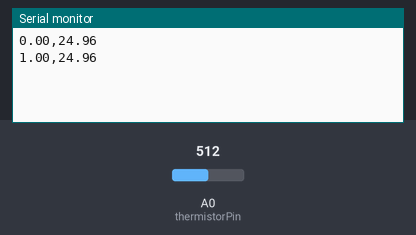
Recording of a sketch running on a simulated Arduino Uno, built with avr-gcc and run on an emulated ATmega328P. Shown: the last lines printed to the serial monitor. The test bench sets the inputs (shaded band); at power-on: A0 (thermistorPin) = 512.

Above: at 1.8 s.
1.9 s: A0 (thermistorPin) set to 716
At 2.8 s:
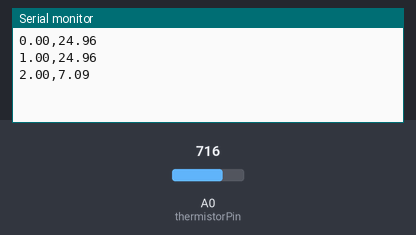
3.4 s: A0 (thermistorPin) set to 900
At 4.8 s:
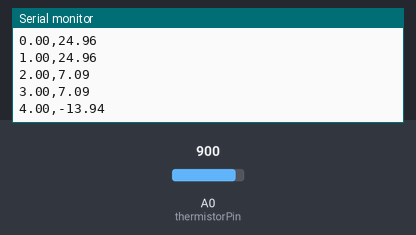
Timing chart, 0 to 6.4 s (numbered marks = the images above; inputs shaded):
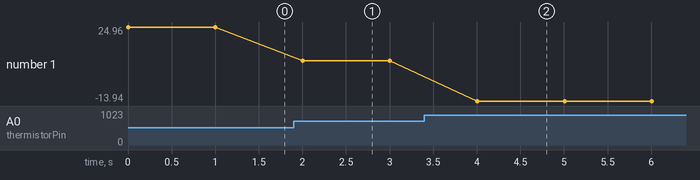

The sketch:

thermistorWTime.ino
```cpp
const int thermistorPin = A0;  // Pinul la care este conectat termistorul
const float BETA = 3950;       // Coeficientul Beta al termistorului
const int SERIES_RESISTOR = 10000; // Valoarea rezistorului în serie (10kΩ)
const int NOMINAL_TEMPERATURE = 25; // Temperatură nominală în °C
const int NOMINAL_RESISTANCE = 10000; // Rezistență nominală la 25°C
void setup() {
  Serial.begin(9600);
}

void loop() {
  int analogValue = analogRead(thermistorPin);
  float resistance = SERIES_RESISTOR / (1023.0 / analogValue - 1);
  float temperatureK = 1 / (1.0 / (NOMINAL_TEMPERATURE + 273.15) + 1.0 / BETA * log(resistance / NOMINAL_RESISTANCE));
  float temperatureC = temperatureK - 273.15;

  // Transmite timpul și temperatura prin Serial
  Serial.print(millis() / 1000.0); // Timpul în secunde
  Serial.print(",");
  Serial.println(temperatureC);

  delay(1000);
}
```

Measured:
- after the input at 1.9 s, the serial monitor: prints a new line after 0.10 s (image 1)
- after the input at 3.4 s, the serial monitor: prints a new line after 0.61 s (image 2)
- plotted number 1: 24.96 → 7.09 after the input at 1.9 s, 7.09 → -13.94 after the input at 3.4 s
